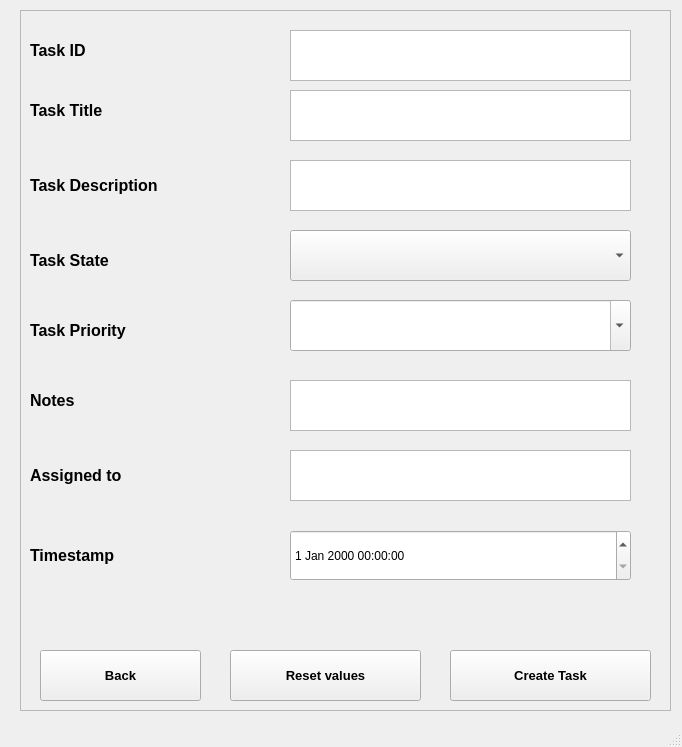
<?xml version="1.0" encoding="UTF-8"?>
<ui version="4.0">
 <class>MainWindow</class>
 <widget class="QMainWindow" name="MainWindow">
  <property name="geometry">
   <rect>
    <x>0</x>
    <y>0</y>
    <width>682</width>
    <height>747</height>
   </rect>
  </property>
  <property name="windowTitle">
   <string>MainWindow</string>
  </property>
  <widget class="QWidget" name="centralwidget">
   <widget class="QFrame" name="frame">
    <property name="geometry">
     <rect>
      <x>20</x>
      <y>10</y>
      <width>651</width>
      <height>701</height>
     </rect>
    </property>
    <property name="frameShape">
     <enum>QFrame::StyledPanel</enum>
    </property>
    <property name="frameShadow">
     <enum>QFrame::Raised</enum>
    </property>
    <widget class="QLabel" name="task_id_label">
     <property name="geometry">
      <rect>
       <x>10</x>
       <y>30</y>
       <width>171</width>
       <height>21</height>
      </rect>
     </property>
     <property name="font">
      <font>
       <pointsize>12</pointsize>
       <weight>75</weight>
       <bold>true</bold>
      </font>
     </property>
     <property name="text">
      <string>Task ID</string>
     </property>
    </widget>
    <widget class="QTextEdit" name="task_id_value">
     <property name="geometry">
      <rect>
       <x>270</x>
       <y>20</y>
       <width>341</width>
       <height>51</height>
      </rect>
     </property>
    </widget>
    <widget class="QTextEdit" name="task_title_value">
     <property name="geometry">
      <rect>
       <x>270</x>
       <y>80</y>
       <width>341</width>
       <height>51</height>
      </rect>
     </property>
    </widget>
    <widget class="QLabel" name="task_title_label">
     <property name="geometry">
      <rect>
       <x>10</x>
       <y>90</y>
       <width>211</width>
       <height>21</height>
      </rect>
     </property>
     <property name="font">
      <font>
       <pointsize>12</pointsize>
       <weight>75</weight>
       <bold>true</bold>
      </font>
     </property>
     <property name="text">
      <string>Task Title</string>
     </property>
    </widget>
    <widget class="QLabel" name="task_description_label">
     <property name="geometry">
      <rect>
       <x>10</x>
       <y>160</y>
       <width>231</width>
       <height>31</height>
      </rect>
     </property>
     <property name="font">
      <font>
       <pointsize>12</pointsize>
       <weight>75</weight>
       <bold>true</bold>
      </font>
     </property>
     <property name="text">
      <string>Task Description</string>
     </property>
    </widget>
    <widget class="QTextEdit" name="task_description_value">
     <property name="geometry">
      <rect>
       <x>270</x>
       <y>150</y>
       <width>341</width>
       <height>51</height>
      </rect>
     </property>
    </widget>
    <widget class="QLabel" name="task_state_label">
     <property name="geometry">
      <rect>
       <x>10</x>
       <y>240</y>
       <width>181</width>
       <height>21</height>
      </rect>
     </property>
     <property name="font">
      <font>
       <pointsize>12</pointsize>
       <weight>75</weight>
       <bold>true</bold>
      </font>
     </property>
     <property name="text">
      <string>Task State</string>
     </property>
    </widget>
    <widget class="QComboBox" name="task_state_dropdown">
     <property name="geometry">
      <rect>
       <x>270</x>
       <y>220</y>
       <width>341</width>
       <height>51</height>
      </rect>
     </property>
     <property name="currentText">
      <string/>
     </property>
     <property name="currentIndex">
      <number>-1</number>
     </property>
    </widget>
    <widget class="QLabel" name="task_priority_label">
     <property name="geometry">
      <rect>
       <x>10</x>
       <y>300</y>
       <width>181</width>
       <height>41</height>
      </rect>
     </property>
     <property name="font">
      <font>
       <pointsize>12</pointsize>
       <weight>75</weight>
       <bold>true</bold>
      </font>
     </property>
     <property name="text">
      <string>Task Priority</string>
     </property>
    </widget>
    <widget class="QComboBox" name="task_priority_dropdown">
     <property name="geometry">
      <rect>
       <x>270</x>
       <y>290</y>
       <width>341</width>
       <height>51</height>
      </rect>
     </property>
     <property name="editable">
      <bool>true</bool>
     </property>
     <property name="currentText">
      <string/>
     </property>
    </widget>
    <widget class="QLabel" name="notes_label">
     <property name="geometry">
      <rect>
       <x>10</x>
       <y>380</y>
       <width>181</width>
       <height>21</height>
      </rect>
     </property>
     <property name="font">
      <font>
       <pointsize>12</pointsize>
       <weight>75</weight>
       <bold>true</bold>
      </font>
     </property>
     <property name="text">
      <string>Notes</string>
     </property>
    </widget>
    <widget class="QTextEdit" name="notes_value">
     <property name="geometry">
      <rect>
       <x>270</x>
       <y>370</y>
       <width>341</width>
       <height>51</height>
      </rect>
     </property>
    </widget>
    <widget class="QTextEdit" name="assigned_to_value">
     <property name="geometry">
      <rect>
       <x>270</x>
       <y>440</y>
       <width>341</width>
       <height>51</height>
      </rect>
     </property>
    </widget>
    <widget class="QLabel" name="assigned_to_label">
     <property name="geometry">
      <rect>
       <x>10</x>
       <y>450</y>
       <width>181</width>
       <height>31</height>
      </rect>
     </property>
     <property name="font">
      <font>
       <pointsize>12</pointsize>
       <weight>75</weight>
       <bold>true</bold>
      </font>
     </property>
     <property name="text">
      <string>Assigned to</string>
     </property>
    </widget>
    <widget class="QDateTimeEdit" name="timestamp_value">
     <property name="geometry">
      <rect>
       <x>270</x>
       <y>520</y>
       <width>341</width>
       <height>51</height>
      </rect>
     </property>
    </widget>
    <widget class="QLabel" name="timestamp_label">
     <property name="geometry">
      <rect>
       <x>10</x>
       <y>530</y>
       <width>181</width>
       <height>31</height>
      </rect>
     </property>
     <property name="font">
      <font>
       <pointsize>12</pointsize>
       <weight>75</weight>
       <bold>true</bold>
      </font>
     </property>
     <property name="text">
      <string>Timestamp</string>
     </property>
    </widget>
    <widget class="QPushButton" name="back_button">
     <property name="geometry">
      <rect>
       <x>20</x>
       <y>640</y>
       <width>161</width>
       <height>51</height>
      </rect>
     </property>
     <property name="font">
      <font>
       <pointsize>10</pointsize>
       <weight>75</weight>
       <bold>true</bold>
      </font>
     </property>
     <property name="text">
      <string>Back</string>
     </property>
    </widget>
    <widget class="QPushButton" name="reset_values_button">
     <property name="geometry">
      <rect>
       <x>210</x>
       <y>640</y>
       <width>191</width>
       <height>51</height>
      </rect>
     </property>
     <property name="font">
      <font>
       <pointsize>10</pointsize>
       <weight>75</weight>
       <bold>true</bold>
      </font>
     </property>
     <property name="text">
      <string>Reset values</string>
     </property>
    </widget>
    <widget class="QPushButton" name="create_task_button">
     <property name="geometry">
      <rect>
       <x>430</x>
       <y>640</y>
       <width>201</width>
       <height>51</height>
      </rect>
     </property>
     <property name="font">
      <font>
       <pointsize>10</pointsize>
       <weight>75</weight>
       <bold>true</bold>
      </font>
     </property>
     <property name="text">
      <string>Create Task</string>
     </property>
    </widget>
   </widget>
  </widget>
  <widget class="QMenuBar" name="menubar">
   <property name="geometry">
    <rect>
     <x>0</x>
     <y>0</y>
     <width>682</width>
     <height>18</height>
    </rect>
   </property>
  </widget>
  <widget class="QStatusBar" name="statusbar"/>
 </widget>
 <resources/>
 <connections/>
</ui>
